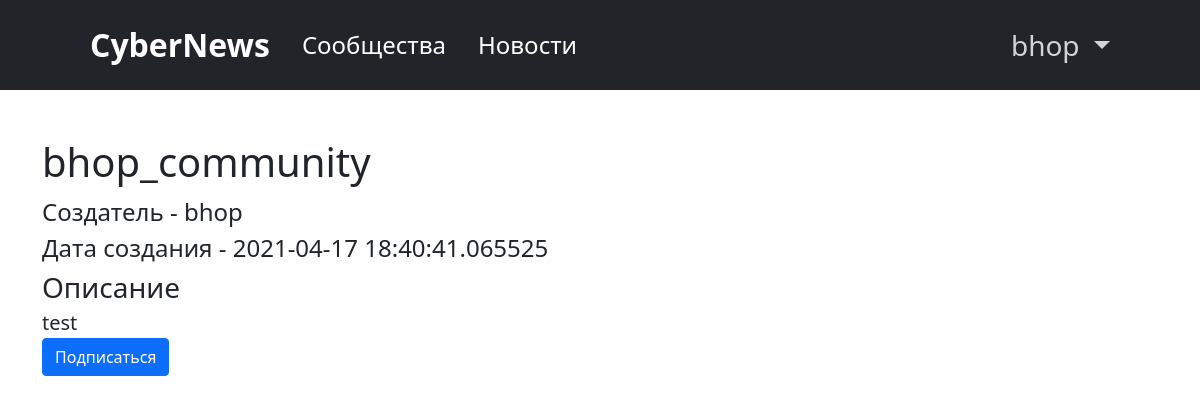
Page /community/id1 (signed in) on the committed database.
### data/users.py (models this page shows, shortened)
class User(UserMixin, SqlAlchemyBase):
    __tablename__ = 'users'
    id = sqlalchemy.Column(sqlalchemy.Integer,
                           primary_key=True, autoincrement=True)
    name = sqlalchemy.Column(sqlalchemy.String, nullable=True)
    about = sqlalchemy.Column(sqlalchemy.String, nullable=True)
    email = sqlalchemy.Column(sqlalchemy.String,
                              index=True, unique=True, nullable=True)
    hashed_password = sqlalchemy.Column(sqlalchemy.String, nullable=True)
    created_date = sqlalchemy.Column(sqlalchemy.DateTime,
                                     default=datetime.datetime.now, nullable=True)
    avatar = sqlalchemy.Column(sqlalchemy.BLOB)
    subscribes_community = orm.relationship('Community', secondary='subscribes_user_to_community', backref=orm.backref('subscribers', lazy='dynamic'))
    news = orm.relation("News", back_populates='user')
    communities = orm.relation('Community', back_populates='creator')
    def make_json(self):
        result = {}
        result['id'] = self.id
        result['name'] = self.name
        return result

### data/communities.py (models this page shows)
class Community(SqlAlchemyBase):
    __tablename__ = 'communities'
    id = sqlalchemy.Column(sqlalchemy.Integer,
                           primary_key=True, autoincrement=True)
    name = sqlalchemy.Column(sqlalchemy.String, nullable=True)
    description = sqlalchemy.Column(sqlalchemy.String, nullable=True)
    created_date = sqlalchemy.Column(sqlalchemy.DateTime,
                                     default=datetime.datetime.now)
    creator_id = sqlalchemy.Column(sqlalchemy.Integer,
                                sqlalchemy.ForeignKey("users.id"))
    creator = orm.relation('User')
    news = orm.relation("News", back_populates='community')
    def make_json(self):
        result = {}
        result['id'] = self.id
        result['creator'] = self.creator.make_json()
        result['name'] = self.name
        result['description'] = self.description
        result['created_date'] = self.created_date
        result['news'] = [news.make_json() for news in self.news]
        return result

### main.py (the view)
@app.route('/community/id<int:id>')
def community(id):
    db_sess = db_session.create_session()
    com = db_sess.query(Community).filter(Community.id == id).first()
    com = com.make_json()
    subscribe_to_community = com['id'] in [com.id for com in current_user.subscribes_community]
    db_sess.close()
    return render_template('community.html', com=com,
                           subscribe_to_community=subscribe_to_community)

### data/db_session.py (called while the page is built)
def create_session() -> Session:
    global __factory
    return __factory()

### main.py (called while the page is built)
@login_manager.user_loader
def load_user(user_id):
    db_sess = db_session.create_session()
    return db_sess.query(User).get(user_id)

### templates/community.html (shortened to what this page needs)
{% extends "base.html" %}
{% block content %}
<h1>{{ com.name }}</h1>
<div class="fs-4">Создатель - <a class="text-decoration-none text-body" href="/profile/id{{ com.creator.id }}">{{com.creator.name}}</a></div>
<div class="fs-4">Дата создания - {{ com.created_date }}</div>
<div class="fs-3">Описание</div>
<div class="fs-5">{{ com.description }}</div>
{% if current_user == com.creator %}
<a href="{{ request.path }}/news/create" class="btn btn-secondary">Добавить новость</a>
{% else %}
{% if not subscribe_to_community %}
<form method="post">
<a class="btn btn-primary" href="{{ url_for('subscribe_to_community', id=com.id) }}" role="button">Подписаться</a>
{% else %}
<a class="btn btn-primary" href="{{ url_for('unsubscribe_to_community', id=com.id) }}" role="button">Вы уже подписаны</a>
{% endif %}
{% endif %}
</form>
{% endblock %}

### templates/base.html (shortened to what this page needs)
<!doctype html>
<html lang="en">
<head>
    <link href="https://cdn.jsdelivr.net/npm/bootstrap@5.0.0-beta3/dist/css/bootstrap.min.css"
          rel="stylesheet"
>
</head>
<body>
<header class="p-3 bg-dark text-white">
    <div class="container">
        <div class="d-flex flex-wrap navbar navbar-dark bg-dark sticky-top py-0">
            <a class="navbar-brand text-center fs-2 ps-5 fw-bold" href="/">CyberNews</a>
            <ul class="nav col-12 col-lg-auto me-lg-auto mb-2 justify-content-center mb-md-0">
                <li><a href="/communities" class="nav-link text-white fs-4">Сообщества</a></li>
                <li><a href="/news" class="nav-link text-white pe-5 fs-4">Новости</a></li>
            </ul>
            {% if current_user.is_authenticated %}
            <div class="dropdown">
                <a class="nav-link dropdown-toggle fs-3 pe-5" href="#" id="navbarDarkDropdownMenuLink" data-bs-toggle="dropdown" aria-expanded="false" style="color: #ced4da">
                    {{ current_user.name }}
                </a>
            </div>
            {% else %}
            <p class="m-2 px-5">
                <a class="btn btn btn-warning me-2" href="/register" role="button">Зарегистрироваться</a>
                <a class="btn btn-outline-light ml-2" href="/login" role="button">Войти</a>
            </p>
            {% endif %}
        </div>
    </div>
</header>
<main role="main" class="container mt-5">
    {% block content %}{% endblock %}
</main>
</body>
</html>

### rows in the picture
User: name "bhop", creator.name "bhop"
Community: name "bhop_community", created_date "2021-04-17 18:40:41.065525", description "test"
